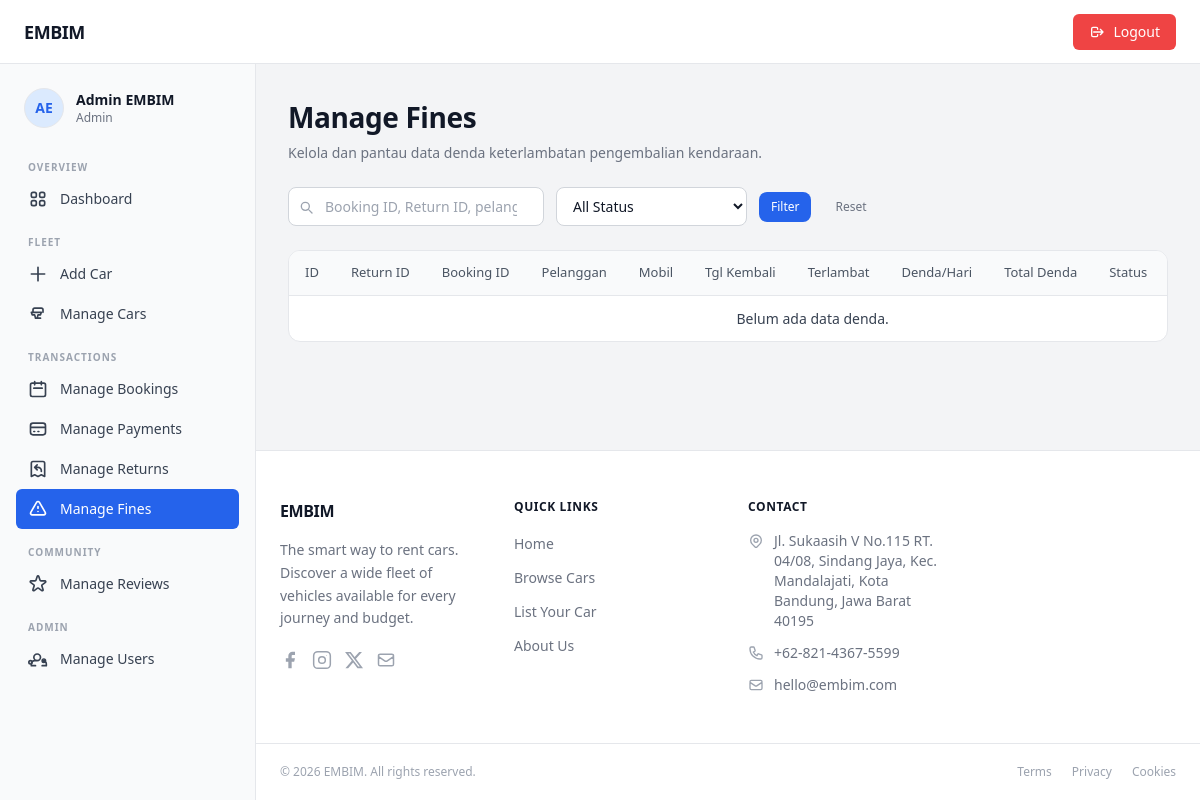
Page /admin/index.php?page=manage_fines (signed in) on the earlier database version.
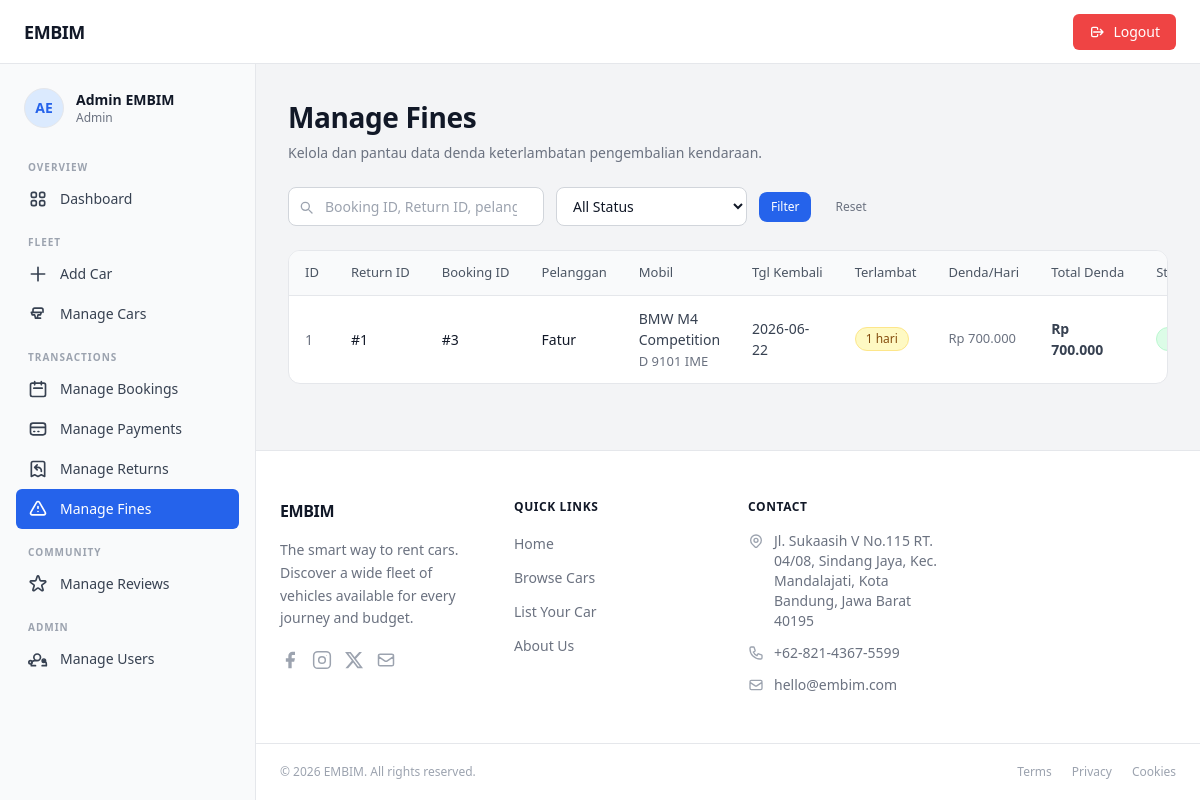
Same page on the later database version.
### tables this page shows
CREATE TABLE `returns` (
  `id` int(11) NOT NULL,
  `booking_id` int(11) NOT NULL,
  `return_date` date NOT NULL,
  `late_days` smallint(6) NOT NULL DEFAULT 0,
  `car_condition` enum('good','damaged') NOT NULL DEFAULT 'good',
  `notes` text DEFAULT NULL,
  `created_at` datetime NOT NULL DEFAULT current_timestamp(),
  `fine_per_day` decimal(12,2) DEFAULT 700000.00,
  `fine_amount` decimal(14,2) DEFAULT 0.00,
  `fine_status` enum('none','unpaid','paid') DEFAULT 'none'
);

CREATE TABLE `users` (
  `id` int(11) NOT NULL,
  `full_name` varchar(100) NOT NULL,
  `email` varchar(150) NOT NULL,
  `password` varchar(255) NOT NULL COMMENT 'bcrypt hash',
  `phone` varchar(20) DEFAULT NULL,
  `address` text DEFAULT NULL,
  `role` enum('admin','user') NOT NULL DEFAULT 'user',
  `photo_profile` varchar(100) DEFAULT NULL,
  `photo_ktp` varchar(100) DEFAULT NULL,
  `photo_sim` varchar(100) DEFAULT NULL,
  `created_at` datetime NOT NULL DEFAULT current_timestamp(),
  `updated_at` datetime NOT NULL DEFAULT current_timestamp() ON UPDATE current_timestamp()
);

CREATE TABLE `cars` (
  `id` int(11) NOT NULL,
  `brand` varchar(80) NOT NULL,
  `model` varchar(100) NOT NULL,
  `year` year(4) NOT NULL,
  `stock` int(11) NOT NULL,
  `license_plate` varchar(20) NOT NULL,
  `price_per_day` decimal(12,2) NOT NULL,
  `status` enum('available','booked','maintenance') NOT NULL DEFAULT 'available',
  `transmission` enum('automatic','manual') NOT NULL DEFAULT 'automatic',
  `fuel_type` enum('gasoline','diesel','electric','hybrid') NOT NULL DEFAULT 'gasoline',
  `seats` tinyint(4) NOT NULL DEFAULT 5,
  `description` text DEFAULT NULL,
  `photo` varchar(255) DEFAULT NULL COMMENT 'Nama file gambar di folder assets/images',
  `created_at` datetime NOT NULL DEFAULT current_timestamp(),
  `updated_at` datetime NOT NULL DEFAULT current_timestamp() ON UPDATE current_timestamp()
);

### admin/controllers/AdminFineController.php (called while the page is built, shortened)
<?php
require_once __DIR__ . '/../models/FineModel.php';
class AdminFineController
{
    private FineModel $model;
    private int $perPage = 10;
    public function __construct()
    {
        $this->model = new FineModel();
    }
    public function manageFines(): void
    {
        $status = trim($_GET['status'] ?? '');
        $search = trim($_GET['search'] ?? '');
        $all         = $this->model->getAllFines($status, $search);
        $total       = count($all);
        $totalPages  = max(1, (int) ceil($total / $this->perPage));
        $currentPage = max(1, min($totalPages, (int) ($_GET['p'] ?? 1)));
        $offset      = ($currentPage - 1) * $this->perPage;
        $fines       = array_slice($all, $offset, $this->perPage);
        require_once __DIR__ . '/../views/manage_fines.php';
    }
}

### admin/index.php (called while the page is built, shortened)
<?php
    require_once __DIR__ . '/config/database.php';
    require_once __DIR__ . '/controllers/AdminFineController.php';
    $page = $_GET['page'] ?? 'dashboard';
    match ($page) {
        'add_car'               => (new DashboardController())->addCar(),
        'manage_cars'           => (new DashboardController())->manageCars(),
        'manage_bookings'       => (new AdminBookingController())->manageBookings(),
        'booking_detail'        => (new AdminBookingController())->bookingDetail(),
        'edit_booking'          => (new AdminBookingController())->editBooking(),
        'delete_booking'        => (new AdminBookingController())->deleteBooking(),
        'manage_users'          => (new UserController())->manageUsers(),
        'manage_payments'       => (new AdminPaymentController())->managePayments(),
        'payment_detail'        => (new AdminPaymentController())->paymentDetail(),
        'update_payment_status' => (new AdminPaymentController())->updateStatus(),
        'manage_returns'        => (new AdminReturnController())->manageReturns(),
        'add_return'            => (new AdminReturnController())->addReturn(),
        'return_detail'         => (new AdminReturnController())->returnDetail(),
        'edit_return'           => (new AdminReturnController())->editReturn(),
        'delete_return'         => (new AdminReturnController())->deleteReturn(),
        'manage_fines'          => (new AdminFineController())->manageFines(),
        'fine_detail'           => (new AdminFineController())->fineDetail(),
        'update_fine_status'    => (new AdminFineController())->updateFineStatus(),
        default                 => (new DashboardController())->dashboard(),
    };

### admin/config/database.php (called while the page is built, shortened)
<?php
function getPDO(): PDO {
    static $pdo = null;
    if ($pdo === null) {
        $dsn = sprintf('mysql:host=%s;dbname=%s;charset=%s', DB_HOST, DB_NAME, DB_CHARSET);
        $pdo = new PDO($dsn, DB_USER, DB_PASS, [
            PDO::ATTR_ERRMODE            => PDO::ERRMODE_EXCEPTION,
            PDO::ATTR_DEFAULT_FETCH_MODE => PDO::FETCH_ASSOC,
            PDO::ATTR_EMULATE_PREPARES   => false,
        ]);
    }
    return $pdo;
}

### admin/models/FineModel.php (called while the page is built, shortened)
<?php
require_once __DIR__ . '/../config/database.php';
class FineModel
{
    private PDO $pdo;
    public function __construct()
    {
        $this->pdo = getPDO();
    }
    public function getAllFines(string $status = '', string $search = ''): array
    {
        $sql = "
            SELECT
                r.`id`,
                r.`id` AS return_id,
                r.`booking_id`,
                r.`late_days`,
                r.`fine_per_day`,
                r.`fine_amount`,
                r.`fine_status` AS status,
                r.`created_at`,
                r.`return_date`,
                r.`car_condition`,
                r.`notes`          AS return_notes,
                u.`full_name`      AS customer_name,
                CONCAT(c.`brand`, ' ', c.`model`) AS car_name,
                c.`license_plate`
            FROM `returns` r
            JOIN `bookings` b ON b.`id`  = r.`booking_id`
            JOIN `users`    u ON u.`id`  = b.`user_id`
            JOIN `cars`     c ON c.`id`  = b.`car_id`
            WHERE r.`fine_amount` > 0
        ";
        $params = [];
        $sql .= " ORDER BY r.`id` DESC";
        $stmt = $this->pdo->prepare($sql);
        $stmt->execute($params);
        return $stmt->fetchAll();
    }
}

### admin/views/manage_fines.php (the view, shortened to what the rows shown need)
<?php require_once __DIR__ . '/partials/layout_top.php'; ?>
<div class="space-y-6">
  <div class="page-heading">
    <h1>Manage Fines</h1>
  </div>
  <div class="embim-table-wrap">
    <table class="embim-table">
      <thead>
        <tr>
          <th>ID</th>
          <th>Return ID</th>
          <th>Booking ID</th>
          <th>Pelanggan</th>
          <th>Mobil</th>
          <th>Tgl Kembali</th>
          <th>Terlambat</th>
          <th>Denda/Hari</th>
          <th>Total Denda</th>
          <th>Status</th>
          <th>Created At</th>
        </tr>
      </thead>
      <tbody>
        <?php if (empty($fines)): ?>
          <tr><td colspan="12" class="text-center py-10 text-gray-400">Belum ada data denda.</td></tr>
        <?php else: foreach ($fines as $f):
          $badgeClass = $f['status'] === 'paid' ? 'badge badge-paid' : 'badge badge-unpaid';
          $badgeLabel = $f['status'] === 'paid' ? 'Lunas'            : 'Belum Lunas';
        ?>
        <tr>
          <td class="td-id"><?= (int)$f['id'] ?></td>
          <td class="td-primary">#<?= (int)$f['return_id'] ?></td>
          <td class="td-primary">#<?= (int)$f['booking_id'] ?></td>
          <td class="td-primary"><?= htmlspecialchars($f['customer_name']) ?></td>
          <td>
            <?= htmlspecialchars($f['car_name']) ?><br>
            <span class="td-muted text-xs"><?= htmlspecialchars($f['license_plate']) ?></span>
          </td>
          <td><?= htmlspecialchars($f['return_date']) ?></td>
          <td>
            <span class="badge badge-unpaid"><?= (int)$f['late_days'] ?> hari</span>
          </td>
          <td class="td-muted">Rp <?= number_format((float)$f['fine_per_day'], 0, ',', '.') ?></td>
          <td><strong>Rp <?= number_format((float)$f['fine_amount'], 0, ',', '.') ?></strong></td>
          <td><span class="<?= $badgeClass ?>"><?= $badgeLabel ?></span></td>
        </tr>
        <?php endforeach; endif; ?>
      </tbody>
    </table>
  </div>
</div>
<?php require_once __DIR__ . '/partials/layout_bottom.php'; ?>

Differences in the rows shown:
added returns: id "1", booking "3", users.full_name "Fatur", car_name "BMW M4 Competition", cars.license_plate "D 9101 IME", return_date "2026-06-22", late_days "1", fine_per_day "700.000", fine_amount "700.000"
Other differences:
text no longer shown: "Belum ada data denda."
